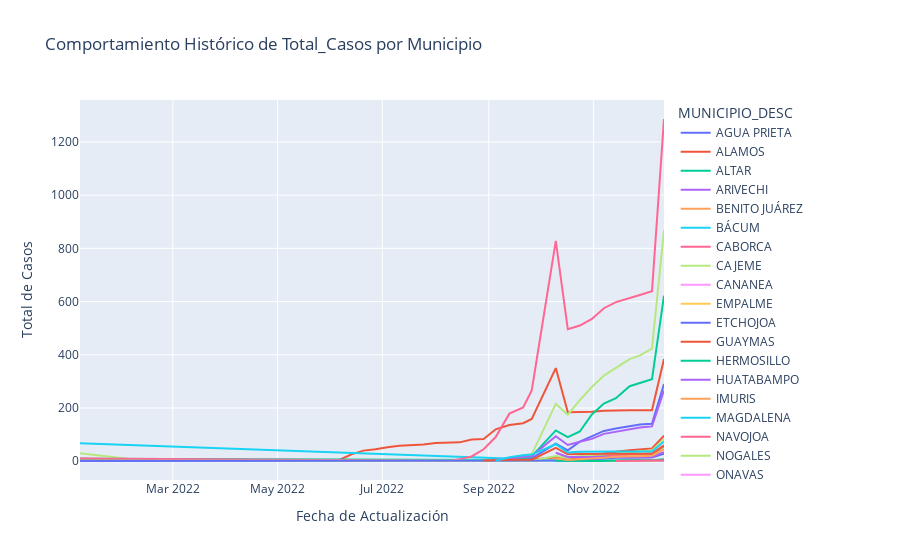

Notebook cell for this chart:
### Markdown cell above
### 1.1 ¿Navojoa será el municipio con mayor casos de dengue confirmados historicamente?

### Code cell
# Crea la gráfica interactiva con Plotly Express
fig = px.line(df_municipios_hist, x='FECHA_ACTUALIZACION', y='TOTAL_CASOS', color='MUNICIPIO_DESC',
              labels={'TOTAL_CASOS': 'Total de Casos', 'FECHA_ACTUALIZACION': 'Fecha de Actualización'},
              title='Comportamiento Histórico de Total_Casos por Municipio')

# Muestra la gráfica interactiva
fig.show()

### Figure 1 — Plotly figure (JSON) as saved in the notebook; plotly's stock layout.template omitted (floating-point values rounded to 4 significant figures)
{"data": [{"hovertemplate": "MUNICIPIO_DESC=AGUA PRIETA<br>Fecha de Actualización=%{x}<br>Total de Casos=%{y}<extra></extra>", "legendgroup": "AGUA PRIETA", "line": {"color": "#636efa", "dash": "solid"}, "marker": {"symbol": "circle"}, "mode": "lines", "name": "AGUA PRIETA", "orientation": "v", "showlegend": true, "type": "scatter", "x": ["2022-11-28", "2022-12-05", "2022-12-12"], "xaxis": "x", "y": [1, 1, 2], "yaxis": "y"}, {"hovertemplate": "MUNICIPIO_DESC=ALAMOS<br>Fecha de Actualización=%{x}<br>Total de Casos=%{y}<extra></extra>", "legendgroup": "ALAMOS", "line": {"color": "#EF553B", "dash": "solid"}, "marker": {"symbol": "circle"}, "mode": "lines", "name": "ALAMOS", "orientation": "v", "showlegend": true, "type": "scatter", "x": ["2022-01-06", "2022-05-16", "2022-05-23", "2022-05-30", "2022-06-06", "2022-06-13", "2022-06-20", "2022-06-27", "2022-07-04", "2022-07-11", "2022-07-18", "2022-07-25", "2022-08-01", "2022-08-09", "2022-08-15", "2022-08-22", "2022-08-29", "2022-09-05", "2022-09-13", "2022-09-21", "2022-09-26", "2022-10-10", "2022-10-17", "2022-10-24", "2022-10-31", "2022-11-07", "2022-11-14", "2022-11-22", "2022-11-28", "2022-12-05", "2022-12-12"], "xaxis": "x", "y": [9, 1, 1, 3, 5, 26, 40, 45, 53, 58, 60, 63, 69, 69, 71, 82, 84, 120, 136, 143, 159, 350, 184, 185, 186, 190, 192, 192, 192, 192, 384], "yaxis": "y"}, {"hovertemplate": "MUNICIPIO_DESC=ALTAR<br>Fecha de Actualización=%{x}<br>Total de Casos=%{y}<extra></extra>", "legendgroup": "ALTAR", "line": {"color": "#00cc96", "dash": "solid"}, "marker": {"symbol": "circle"}, "mode": "lines", "name": "ALTAR", "orientation": "v", "showlegend": true, "type": "scatter", "x": ["2022-11-14", "2022-11-22", "2022-11-28", "2022-12-05", "2022-12-12"], "xaxis": "x", "y": [1, 1, 1, 1, 2], "yaxis": "y"}, {"hovertemplate": "MUNICIPIO_DESC=ARIVECHI<br>Fecha de Actualización=%{x}<br>Total de Casos=%{y}<extra></extra>", "legendgroup": "ARIVECHI", "line": {"color": "#ab63fa", "dash": "solid"}, "marker": {"symbol": "circle"}, "mode": "lines", "name": "ARIVECHI", "orientation": "v", "showlegend": true, "type": "scatter", "x": ["2022-10-24", "2022-10-31", "2022-11-07", "2022-11-14", "2022-11-22", "2022-11-28", "2022-12-05", "2022-12-12"], "xaxis": "x", "y": [1, 1, 1, 1, 1, 1, 1, 2], "yaxis": "y"}, {"hovertemplate": "MUNICIPIO_DESC=BENITO JUÁREZ<br>Fecha de Actualización=%{x}<br>Total de Casos=%{y}<extra></extra>", "legendgroup": "BENITO JUÁREZ", "line": {"color": "#FFA15A", "dash": "solid"}, "marker": {"symbol": "circle"}, "mode": "lines", "name": "BENITO JUÁREZ", "orientation": "v", "showlegend": true, "type": "scatter", "x": ["2022-01-06", "2022-09-21", "2022-09-26", "2022-10-10", "2022-10-17", "2022-10-24", "2022-10-31", "2022-11-07", "2022-11-14", "2022-11-22", "2022-11-28", "2022-12-05", "2022-12-12"], "xaxis": "x", "y": [3, 1, 2, 14, 13, 17, 18, 22, 25, 25, 26, 30, 60], "yaxis": "y"}, {"hovertemplate": "MUNICIPIO_DESC=BÁCUM<br>Fecha de Actualización=%{x}<br>Total de Casos=%{y}<extra></extra>", "legendgroup": "BÁCUM", "line": {"color": "#19d3f3", "dash": "solid"}, "marker": {"symbol": "circle"}, "mode": "lines", "name": "BÁCUM", "orientation": "v", "showlegend": true, "type": "scatter", "x": ["2022-01-06", "2022-10-10", "2022-10-17", "2022-10-24", "2022-10-31", "2022-11-07", "2022-11-14", "2022-11-22", "2022-11-28", "2022-12-05", "2022-12-12"], "xaxis": "x", "y": [68, 4, 8, 10, 16, 19, 21, 23, 24, 28, 56], "yaxis": "y"}, {"hovertemplate": "MUNICIPIO_DESC=CABORCA<br>Fecha de Actualización=%{x}<br>Total de Casos=%{y}<extra></extra>", "legendgroup": "CABORCA", "line": {"color": "#FF6692", "dash": "solid"}, "marker": {"symbol": "circle"}, "mode": "lines", "name": "CABORCA", "orientation": "v", "showlegend": true, "type": "scatter", "x": ["2022-01-06", "2022-09-26", "2022-10-10", "2022-10-17", "2022-10-24", "2022-10-31", "2022-11-07", "2022-11-14", "2022-11-22", "2022-11-28", "2022-12-05", "2022-12-12"], "xaxis": "x", "y": [1, 1, 16, 8, 12, 16, 17, 24, 24, 27, 29, 60], "yaxis": "y"}, {"hovertemplate": "MUNICIPIO_DESC=CAJEME<br>Fecha de Actualización=%{x}<br>Total de Casos=%{y}<extra></extra>", "legendgroup": "CAJEME", "line": {"color": "#B6E880", "dash": "solid"}, "marker": {"symbol": "circle"}, "mode": "lines", "name": "CAJEME", "orientation": "v", "showlegend": true, "type": "scatter", "x": ["2022-01-06", "2022-02-14", "2022-02-28", "2022-03-07", "2022-03-14", "2022-03-22", "2022-03-28", "2022-04-04", "2022-04-11", "2022-04-18", "2022-04-25", "2022-05-02", "2022-05-09", "2022-05-16", "2022-05-23", "2022-05-30", "2022-06-06", "2022-06-13", "2022-06-20", "2022-06-27", "2022-07-04", "2022-07-11", "2022-07-18", "2022-07-25", "2022-08-01", "2022-08-09", "2022-08-15", "2022-08-22", "2022-08-29", "2022-09-05", "2022-09-13", "2022-09-21", "2022-09-26", "2022-10-10", "2022-10-17", "2022-10-24", "2022-10-31", "2022-11-07", "2022-11-14", "2022-11-22", "2022-11-28", "2022-12-05", "2022-12-12"], "xaxis": "x", "y": [30, 1, 2, 2, 2, 2, 2, 2, 2, 2, 2, 2, 2, 2, 2, 2, 2, 2, 3, 3, 3, 3, 3, 3, 4, 4, 4, 4, 5, 5, 10, 23, 26, 216, 175, 230, 279, 322, 351, 384, 398, 423, 868], "yaxis": "y"}, {"hovertemplate": "MUNICIPIO_DESC=CANANEA<br>Fecha de Actualización=%{x}<br>Total de Casos=%{y}<extra></extra>", "legendgroup": "CANANEA", "line": {"color": "#FF97FF", "dash": "solid"}, "marker": {"symbol": "circle"}, "mode": "lines", "name": "CANANEA", "orientation": "v", "showlegend": true, "type": "scatter", "x": ["2022-10-10", "2022-10-17", "2022-10-24", "2022-10-31", "2022-11-07", "2022-11-14", "2022-11-22", "2022-11-28", "2022-12-05", "2022-12-12"], "xaxis": "x", "y": [2, 1, 1, 1, 1, 2, 2, 2, 2, 4], "yaxis": "y"}, {"hovertemplate": "MUNICIPIO_DESC=EMPALME<br>Fecha de Actualización=%{x}<br>Total de Casos=%{y}<extra></extra>", "legendgroup": "EMPALME", "line": {"color": "#FECB52", "dash": "solid"}, "marker": {"symbol": "circle"}, "mode": "lines", "name": "EMPALME", "orientation": "v", "showlegend": true, "type": "scatter", "x": ["2022-09-13", "2022-09-21", "2022-09-26", "2022-10-10", "2022-10-17", "2022-10-24", "2022-10-31", "2022-11-07", "2022-11-14", "2022-11-22", "2022-11-28", "2022-12-05", "2022-12-12"], "xaxis": "x", "y": [1, 1, 1, 8, 4, 8, 12, 15, 15, 20, 22, 23, 46], "yaxis": "y"}, {"hovertemplate": "MUNICIPIO_DESC=ETCHOJOA<br>Fecha de Actualización=%{x}<br>Total de Casos=%{y}<extra></extra>", "legendgroup": "ETCHOJOA", "line": {"color": "#636efa", "dash": "solid"}, "marker": {"symbol": "circle"}, "mode": "lines", "name": "ETCHOJOA", "orientation": "v", "showlegend": true, "type": "scatter", "x": ["2022-09-13", "2022-09-21", "2022-09-26", "2022-10-10", "2022-10-17", "2022-10-24", "2022-10-31", "2022-11-07", "2022-11-14", "2022-11-22", "2022-11-28", "2022-12-05", "2022-12-12"], "xaxis": "x", "y": [2, 7, 11, 66, 41, 74, 94, 114, 123, 132, 138, 141, 290], "yaxis": "y"}, {"hovertemplate": "MUNICIPIO_DESC=GUAYMAS<br>Fecha de Actualización=%{x}<br>Total de Casos=%{y}<extra></extra>", "legendgroup": "GUAYMAS", "line": {"color": "#EF553B", "dash": "solid"}, "marker": {"symbol": "circle"}, "mode": "lines", "name": "GUAYMAS", "orientation": "v", "showlegend": true, "type": "scatter", "x": ["2022-01-06", "2022-01-24", "2022-01-31", "2022-02-08", "2022-02-14", "2022-02-28", "2022-03-07", "2022-03-14", "2022-03-22", "2022-03-28", "2022-04-04", "2022-04-11", "2022-04-18", "2022-04-25", "2022-05-02", "2022-05-09", "2022-05-16", "2022-05-23", "2022-05-30", "2022-06-06", "2022-06-13", "2022-06-20", "2022-06-27", "2022-07-04", "2022-07-11", "2022-07-18", "2022-07-25", "2022-08-01", "2022-08-09", "2022-08-15", "2022-08-22", "2022-08-29", "2022-09-05", "2022-09-13", "2022-09-21", "2022-09-26", "2022-10-10", "2022-10-17", "2022-10-24", "2022-10-31", "2022-11-07", "2022-11-14", "2022-11-22", "2022-11-28", "2022-12-05", "2022-12-12"], "xaxis": "x", "y": [1, 1, 1, 1, 1, 1, 1, 1, 2, 2, 2, 2, 2, 2, 2, 2, 2, 2, 2, 2, 2, 2, 2, 2, 2, 2, 2, 2, 2, 2, 4, 4, 4, 5, 5, 6, 16, 11, 15, 22, 28, 36, 41, 43, 48, 96], "yaxis": "y"}, {"hovertemplate": "MUNICIPIO_DESC=HERMOSILLO<br>Fecha de Actualización=%{x}<br>Total de Casos=%{y}<extra></extra>", "legendgroup": "HERMOSILLO", "line": {"color": "#00cc96", "dash": "solid"}, "marker": {"symbol": "circle"}, "mode": "lines", "name": "HERMOSILLO", "orientation": "v", "showlegend": true, "type": "scatter", "x": ["2022-01-06", "2022-09-05", "2022-09-13", "2022-09-21", "2022-09-26", "2022-10-10", "2022-10-17", "2022-10-24", "2022-10-31", "2022-11-07", "2022-11-14", "2022-11-22", "2022-11-28", "2022-12-05", "2022-12-12"], "xaxis": "x", "y": [9, 3, 5, 9, 18, 116, 91, 112, 176, 217, 237, 282, 295, 308, 622], "yaxis": "y"}, {"hovertemplate": "MUNICIPIO_DESC=HUATABAMPO<br>Fecha de Actualización=%{x}<br>Total de Casos=%{y}<extra></extra>", "legendgroup": "HUATABAMPO", "line": {"color": "#ab63fa", "dash": "solid"}, "marker": {"symbol": "circle"}, "mode": "lines", "name": "HUATABAMPO", "orientation": "v", "showlegend": true, "type": "scatter", "x": ["2022-08-22", "2022-08-29", "2022-09-05", "2022-09-13", "2022-09-21", "2022-09-26", "2022-10-10", "2022-10-17", "2022-10-24", "2022-10-31", "2022-11-07", "2022-11-14", "2022-11-22", "2022-11-28", "2022-12-05", "2022-12-12"], "xaxis": "x", "y": [1, 1, 6, 11, 16, 20, 94, 61, 73, 84, 103, 111, 119, 127, 131, 266], "yaxis": "y"}, {"hovertemplate": "MUNICIPIO_DESC=IMURIS<br>Fecha de Actualización=%{x}<br>Total de Casos=%{y}<extra></extra>", "legendgroup": "IMURIS", "line": {"color": "#FFA15A", "dash": "solid"}, "marker": {"symbol": "circle"}, "mode": "lines", "name": "IMURIS", "orientation": "v", "showlegend": true, "type": "scatter", "x": ["2022-11-14", "2022-11-22", "2022-11-28", "2022-12-05", "2022-12-12"], "xaxis": "x", "y": [1, 1, 1, 1, 2], "yaxis": "y"}, {"hovertemplate": "MUNICIPIO_DESC=MAGDALENA<br>Fecha de Actualización=%{x}<br>Total de Casos=%{y}<extra></extra>", "legendgroup": "MAGDALENA", "line": {"color": "#19d3f3", "dash": "solid"}, "marker": {"symbol": "circle"}, "mode": "lines", "name": "MAGDALENA", "orientation": "v", "showlegend": true, "type": "scatter", "x": ["2022-01-06", "2022-10-31", "2022-11-07", "2022-11-14", "2022-11-22", "2022-11-28", "2022-12-05", "2022-12-12"], "xaxis": "x", "y": [1, 2, 2, 2, 2, 2, 2, 4], "yaxis": "y"}, {"hovertemplate": "MUNICIPIO_DESC=NAVOJOA<br>Fecha de Actualización=%{x}<br>Total de Casos=%{y}<extra></extra>", "legendgroup": "NAVOJOA", "line": {"color": "#FF6692", "dash": "solid"}, "marker": {"symbol": "circle"}, "mode": "lines", "name": "NAVOJOA", "orientation": "v", "showlegend": true, "type": "scatter", "x": ["2022-01-06", "2022-07-25", "2022-08-01", "2022-08-09", "2022-08-15", "2022-08-22", "2022-08-29", "2022-09-05", "2022-09-13", "2022-09-21", "2022-09-26", "2022-10-10", "2022-10-17", "2022-10-24", "2022-10-31", "2022-11-07", "2022-11-14", "2022-11-22", "2022-11-28", "2022-12-05", "2022-12-12"], "xaxis": "x", "y": [10, 1, 2, 2, 8, 18, 45, 91, 179, 202, 266, 828, 496, 510, 535, 575, 598, 615, 625, 639, 1286], "yaxis": "y"}, {"hovertemplate": "MUNICIPIO_DESC=NOGALES<br>Fecha de Actualización=%{x}<br>Total de Casos=%{y}<extra></extra>", "legendgroup": "NOGALES", "line": {"color": "#B6E880", "dash": "solid"}, "marker": {"symbol": "circle"}, "mode": "lines", "name": "NOGALES", "orientation": "v", "showlegend": true, "type": "scatter", "x": ["2022-01-06", "2022-09-13", "2022-09-21", "2022-09-26", "2022-10-10", "2022-10-17", "2022-10-24", "2022-10-31", "2022-11-07", "2022-11-14", "2022-11-22", "2022-11-28", "2022-12-05", "2022-12-12"], "xaxis": "x", "y": [2, 1, 2, 2, 20, 12, 20, 24, 27, 28, 32, 36, 41, 84], "yaxis": "y"}, {"hovertemplate": "MUNICIPIO_DESC=ONAVAS<br>Fecha de Actualización=%{x}<br>Total de Casos=%{y}<extra></extra>", "legendgroup": "ONAVAS", "line": {"color": "#FF97FF", "dash": "solid"}, "marker": {"symbol": "circle"}, "mode": "lines", "name": "ONAVAS", "orientation": "v", "showlegend": true, "type": "scatter", "x": ["2022-11-07", "2022-11-14", "2022-11-22", "2022-11-28", "2022-12-05", "2022-12-12"], "xaxis": "x", "y": [1, 1, 1, 1, 2, 4], "yaxis": "y"}, {"hovertemplate": "MUNICIPIO_DESC=PITIQUITO<br>Fecha de Actualización=%{x}<br>Total de Casos=%{y}<extra></extra>", "legendgroup": "PITIQUITO", "line": {"color": "#FECB52", "dash": "solid"}, "marker": {"symbol": "circle"}, "mode": "lines", "name": "PITIQUITO", "orientation": "v", "showlegend": true, "type": "scatter", "x": ["2022-10-17", "2022-10-24", "2022-10-31", "2022-11-07", "2022-11-14", "2022-11-22", "2022-11-28", "2022-12-05", "2022-12-12"], "xaxis": "x", "y": [2, 2, 3, 3, 3, 3, 3, 3, 6], "yaxis": "y"}, {"hovertemplate": "MUNICIPIO_DESC=PUERTO PEÑASCO<br>Fecha de Actualización=%{x}<br>Total de Casos=%{y}<extra></extra>", "legendgroup": "PUERTO PEÑASCO", "line": {"color": "#636efa", "dash": "solid"}, "marker": {"symbol": "circle"}, "mode": "lines", "name": "PUERTO PEÑASCO", "orientation": "v", "showlegend": true, "type": "scatter", "x": ["2022-01-06", "2022-10-10", "2022-10-17", "2022-10-24", "2022-10-31", "2022-11-07", "2022-11-14", "2022-11-22", "2022-11-28", "2022-12-05", "2022-12-12"], "xaxis": "x", "y": [1, 2, 1, 3, 7, 11, 13, 13, 14, 14, 28], "yaxis": "y"}, {"hovertemplate": "MUNICIPIO_DESC=QUIRIEGO<br>Fecha de Actualización=%{x}<br>Total de Casos=%{y}<extra></extra>", "legendgroup": "QUIRIEGO", "line": {"color": "#EF553B", "dash": "solid"}, "marker": {"symbol": "circle"}, "mode": "lines", "name": "QUIRIEGO", "orientation": "v", "showlegend": true, "type": "scatter", "x": ["2022-08-29", "2022-09-05", "2022-09-13", "2022-09-21", "2022-09-26", "2022-10-10", "2022-10-17", "2022-10-24", "2022-10-31", "2022-11-07", "2022-11-14", "2022-11-22", "2022-11-28", "2022-12-05", "2022-12-12"], "xaxis": "x", "y": [3, 5, 6, 6, 6, 50, 26, 27, 28, 28, 28, 28, 28, 28, 58], "yaxis": "y"}, {"hovertemplate": "MUNICIPIO_DESC=ROSARIO<br>Fecha de Actualización=%{x}<br>Total de Casos=%{y}<extra></extra>", "legendgroup": "ROSARIO", "line": {"color": "#00cc96", "dash": "solid"}, "marker": {"symbol": "circle"}, "mode": "lines", "name": "ROSARIO", "orientation": "v", "showlegend": true, "type": "scatter", "x": ["2022-10-10", "2022-10-17", "2022-10-24", "2022-10-31", "2022-11-07", "2022-11-14", "2022-11-22", "2022-11-28", "2022-12-05", "2022-12-12"], "xaxis": "x", "y": [2, 1, 1, 1, 1, 3, 4, 4, 4, 8], "yaxis": "y"}, {"hovertemplate": "MUNICIPIO_DESC=SAHUARIPA<br>Fecha de Actualización=%{x}<br>Total de Casos=%{y}<extra></extra>", "legendgroup": "SAHUARIPA", "line": {"color": "#ab63fa", "dash": "solid"}, "marker": {"symbol": "circle"}, "mode": "lines", "name": "SAHUARIPA", "orientation": "v", "showlegend": true, "type": "scatter", "x": ["2022-10-10", "2022-10-17", "2022-10-24", "2022-10-31", "2022-11-07", "2022-11-14", "2022-11-22", "2022-11-28", "2022-12-05", "2022-12-12"], "xaxis": "x", "y": [32, 16, 16, 16, 16, 17, 17, 17, 17, 34], "yaxis": "y"}, {"hovertemplate": "MUNICIPIO_DESC=SAN IGNACIO RÍO MUERTO<br>Fecha de Actualización=%{x}<br>Total de Casos=%{y}<extra></extra>", "legendgroup": "SAN IGNACIO RÍO MUERTO", "line": {"color": "#FFA15A", "dash": "solid"}, "marker": {"symbol": "circle"}, "mode": "lines", "name": "SAN IGNACIO RÍO MUERTO", "orientation": "v", "showlegend": true, "type": "scatter", "x": ["2022-10-10", "2022-10-17", "2022-10-24", "2022-10-31", "2022-11-07", "2022-11-14", "2022-11-22", "2022-11-28", "2022-12-05", "2022-12-12"], "xaxis": "x", "y": [10, 5, 8, 10, 13, 17, 17, 19, 21, 46], "yaxis": "y"}, {"hovertemplate": "MUNICIPIO_DESC=SAN MIGUEL DE HORCASITAS<br>Fecha de Actualización=%{x}<br>Total de Casos=%{y}<extra></extra>", "legendgroup": "SAN MIGUEL DE HORCASITAS", "line": {"color": "#19d3f3", "dash": "solid"}, "marker": {"symbol": "circle"}, "mode": "lines", "name": "SAN MIGUEL DE HORCASITAS", "orientation": "v", "showlegend": true, "type": "scatter", "x": ["2022-09-05", "2022-09-13", "2022-09-21", "2022-09-26", "2022-10-10", "2022-10-17", "2022-10-24", "2022-10-31", "2022-11-07", "2022-11-14", "2022-11-22", "2022-11-28", "2022-12-05", "2022-12-12"], "xaxis": "x", "y": [2, 15, 23, 25, 64, 33, 36, 37, 37, 37, 37, 37, 37, 74], "yaxis": "y"}, {"hovertemplate": "MUNICIPIO_DESC=URES<br>Fecha de Actualización=%{x}<br>Total de Casos=%{y}<extra></extra>", "legendgroup": "URES", "line": {"color": "#FF6692", "dash": "solid"}, "marker": {"symbol": "circle"}, "mode": "lines", "name": "URES", "orientation": "v", "showlegend": true, "type": "scatter", "x": ["2022-11-14", "2022-11-22", "2022-11-28", "2022-12-05", "2022-12-12"], "xaxis": "x", "y": [1, 2, 2, 2, 4], "yaxis": "y"}], "layout": {"legend": {"title": {"text": "MUNICIPIO_DESC"}, "tracegroupgap": 0}, "title": {"text": "Comportamiento Histórico de Total_Casos por Municipio"}, "xaxis": {"anchor": "y", "domain": [0, 1], "title": {"text": "Fecha de Actualización"}}, "yaxis": {"anchor": "x", "domain": [0, 1], "title": {"text": "Total de Casos"}}}}
